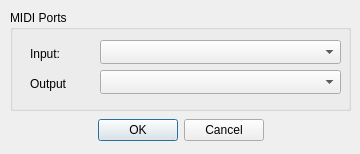
<?xml version="1.0" encoding="UTF-8"?>
<ui version="4.0">
 <class>SetupDialog</class>
 <widget class="QDialog" name="SetupDialog">
  <property name="geometry">
   <rect>
    <x>0</x>
    <y>0</y>
    <width>360</width>
    <height>154</height>
   </rect>
  </property>
  <property name="windowTitle">
   <string>MIDI Setup</string>
  </property>
  <property name="modal">
   <bool>true</bool>
  </property>
  <widget class="QDialogButtonBox" name="buttonBox">
   <property name="geometry">
    <rect>
     <x>80</x>
     <y>110</y>
     <width>201</width>
     <height>41</height>
    </rect>
   </property>
   <property name="orientation">
    <enum>Qt::Horizontal</enum>
   </property>
   <property name="standardButtons">
    <set>QDialogButtonBox::Cancel|QDialogButtonBox::Ok</set>
   </property>
   <property name="centerButtons">
    <bool>true</bool>
   </property>
  </widget>
  <widget class="QGroupBox" name="groupBox">
   <property name="geometry">
    <rect>
     <x>10</x>
     <y>10</y>
     <width>341</width>
     <height>101</height>
    </rect>
   </property>
   <property name="title">
    <string>MIDI Ports</string>
   </property>
   <widget class="QComboBox" name="inputComboBox">
    <property name="geometry">
     <rect>
      <x>90</x>
      <y>30</y>
      <width>241</width>
      <height>24</height>
     </rect>
    </property>
   </widget>
   <widget class="QComboBox" name="outputComboBox">
    <property name="geometry">
     <rect>
      <x>90</x>
      <y>60</y>
      <width>241</width>
      <height>24</height>
     </rect>
    </property>
   </widget>
   <widget class="QLabel" name="inputLabel">
    <property name="geometry">
     <rect>
      <x>20</x>
      <y>34</y>
      <width>54</width>
      <height>20</height>
     </rect>
    </property>
    <property name="text">
     <string>Input:</string>
    </property>
   </widget>
   <widget class="QLabel" name="outputLabel">
    <property name="geometry">
     <rect>
      <x>20</x>
      <y>64</y>
      <width>54</width>
      <height>20</height>
     </rect>
    </property>
    <property name="text">
     <string>Output</string>
    </property>
   </widget>
  </widget>
 </widget>
 <resources/>
 <connections>
  <connection>
   <sender>buttonBox</sender>
   <signal>accepted()</signal>
   <receiver>SetupDialog</receiver>
   <slot>accept()</slot>
   <hints>
    <hint type="sourcelabel">
     <x>248</x>
     <y>254</y>
    </hint>
    <hint type="destinationlabel">
     <x>157</x>
     <y>274</y>
    </hint>
   </hints>
  </connection>
  <connection>
   <sender>buttonBox</sender>
   <signal>rejected()</signal>
   <receiver>SetupDialog</receiver>
   <slot>reject()</slot>
   <hints>
    <hint type="sourcelabel">
     <x>316</x>
     <y>260</y>
    </hint>
    <hint type="destinationlabel">
     <x>286</x>
     <y>274</y>
    </hint>
   </hints>
  </connection>
 </connections>
</ui>
